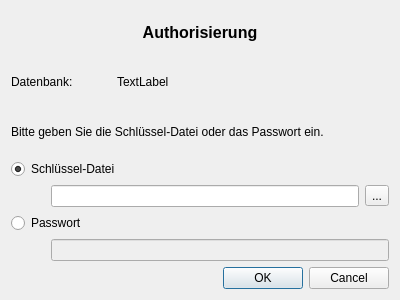
<?xml version="1.0" encoding="UTF-8"?>
<ui version="4.0">
 <class>Dialog</class>
 <widget class="QDialog" name="Dialog">
  <property name="geometry">
   <rect>
    <x>0</x>
    <y>0</y>
    <width>400</width>
    <height>300</height>
   </rect>
  </property>
  <property name="windowTitle">
   <string>Datenbank öffnen</string>
  </property>
  <property name="modal">
   <bool>true</bool>
  </property>
  <layout class="QVBoxLayout" name="verticalLayout">
   <item>
    <widget class="QLabel" name="label">
     <property name="font">
      <font>
       <pointsize>12</pointsize>
       <weight>75</weight>
       <bold>true</bold>
      </font>
     </property>
     <property name="text">
      <string>Authorisierung</string>
     </property>
     <property name="alignment">
      <set>Qt::AlignCenter</set>
     </property>
    </widget>
   </item>
   <item>
    <layout class="QHBoxLayout" name="horizontalLayout_3">
     <item>
      <widget class="QLabel" name="label_2">
       <property name="minimumSize">
        <size>
         <width>100</width>
         <height>0</height>
        </size>
       </property>
       <property name="text">
        <string>Datenbank:</string>
       </property>
       <property name="margin">
        <number>3</number>
       </property>
      </widget>
     </item>
     <item>
      <widget class="QLabel" name="crypted_db">
       <property name="sizePolicy">
        <sizepolicy hsizetype="Expanding" vsizetype="Preferred">
         <horstretch>0</horstretch>
         <verstretch>0</verstretch>
        </sizepolicy>
       </property>
       <property name="text">
        <string>TextLabel</string>
       </property>
       <property name="margin">
        <number>3</number>
       </property>
      </widget>
     </item>
    </layout>
   </item>
   <item>
    <widget class="QLabel" name="label_3">
     <property name="text">
      <string>Bitte geben Sie die Schlüssel-Datei oder das Passwort ein.</string>
     </property>
     <property name="wordWrap">
      <bool>true</bool>
     </property>
     <property name="margin">
      <number>3</number>
     </property>
    </widget>
   </item>
   <item>
    <widget class="QRadioButton" name="opt_keyfile">
     <property name="text">
      <string>Schlüssel-Datei</string>
     </property>
     <property name="icon">
      <iconset resource="../resources.qrc">
       <normaloff>:/icons/keyfile</normaloff>:/icons/keyfile</iconset>
     </property>
     <property name="checked">
      <bool>true</bool>
     </property>
    </widget>
   </item>
   <item>
    <layout class="QHBoxLayout" name="horizontalLayout">
     <item>
      <spacer name="horizontalSpacer">
       <property name="orientation">
        <enum>Qt::Horizontal</enum>
       </property>
       <property name="sizeType">
        <enum>QSizePolicy::Minimum</enum>
       </property>
       <property name="sizeHint" stdset="0">
        <size>
         <width>40</width>
         <height>20</height>
        </size>
       </property>
      </spacer>
     </item>
     <item>
      <widget class="QLineEdit" name="keyfile_path">
       <property name="maxLength">
        <number>255</number>
       </property>
       <property name="clearButtonEnabled">
        <bool>true</bool>
       </property>
      </widget>
     </item>
     <item>
      <widget class="QToolButton" name="btn_keyfile">
       <property name="text">
        <string>...</string>
       </property>
      </widget>
     </item>
    </layout>
   </item>
   <item>
    <widget class="QRadioButton" name="opt_password">
     <property name="text">
      <string>Passwort</string>
     </property>
     <property name="icon">
      <iconset resource="../resources.qrc">
       <normaloff>:/icons/password</normaloff>:/icons/password</iconset>
     </property>
    </widget>
   </item>
   <item>
    <layout class="QHBoxLayout" name="horizontalLayout_2">
     <item>
      <spacer name="horizontalSpacer_2">
       <property name="orientation">
        <enum>Qt::Horizontal</enum>
       </property>
       <property name="sizeType">
        <enum>QSizePolicy::Minimum</enum>
       </property>
       <property name="sizeHint" stdset="0">
        <size>
         <width>40</width>
         <height>20</height>
        </size>
       </property>
      </spacer>
     </item>
     <item>
      <widget class="QLineEdit" name="password">
       <property name="enabled">
        <bool>false</bool>
       </property>
       <property name="maxLength">
        <number>100</number>
       </property>
       <property name="echoMode">
        <enum>QLineEdit::Password</enum>
       </property>
       <property name="clearButtonEnabled">
        <bool>true</bool>
       </property>
      </widget>
     </item>
    </layout>
   </item>
   <item>
    <widget class="QDialogButtonBox" name="buttonBox">
     <property name="orientation">
      <enum>Qt::Horizontal</enum>
     </property>
     <property name="standardButtons">
      <set>QDialogButtonBox::Cancel|QDialogButtonBox::Ok</set>
     </property>
    </widget>
   </item>
  </layout>
 </widget>
 <resources>
  <include location="../resources.qrc"/>
 </resources>
 <connections>
  <connection>
   <sender>buttonBox</sender>
   <signal>accepted()</signal>
   <receiver>Dialog</receiver>
   <slot>accept()</slot>
   <hints>
    <hint type="sourcelabel">
     <x>248</x>
     <y>254</y>
    </hint>
    <hint type="destinationlabel">
     <x>157</x>
     <y>274</y>
    </hint>
   </hints>
  </connection>
  <connection>
   <sender>buttonBox</sender>
   <signal>rejected()</signal>
   <receiver>Dialog</receiver>
   <slot>reject()</slot>
   <hints>
    <hint type="sourcelabel">
     <x>316</x>
     <y>260</y>
    </hint>
    <hint type="destinationlabel">
     <x>286</x>
     <y>274</y>
    </hint>
   </hints>
  </connection>
 </connections>
</ui>
